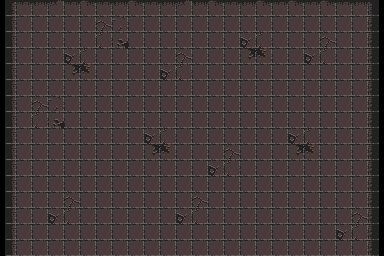

Below is a game level as drawn by its tile map, then a one-line description and the .tmx file that defines it, in full:
An orthogonal 24x16 tile map with 16x16 px tiles, 1 tile layer (Tile Layer 1).

<map version="1.10" tiledversion="1.11.2" orientation="orthogonal" renderorder="right-down" width="24" height="16" tilewidth="16" tileheight="16" infinite="0" nextlayerid="2" nextobjectid="1">
 <tileset firstgid="1" source="Tileset/atlas_floor-16x16.tsx" />
 <layer id="1" name="Tile Layer 1" width="24" height="16">
  <data encoding="csv">
19,12,13,14,12,11,12,13,11,12,13,14,13,11,12,13,11,12,11,12,11,12,13,20,
26,1,1,1,1,1,2,3,1,1,1,1,1,1,1,1,1,1,1,1,1,1,1,27,
26,1,1,1,1,1,9,10,1,1,1,1,1,1,1,8,9,1,1,1,2,1,1,27,
26,1,1,1,8,9,1,1,1,1,1,2,1,1,1,15,16,1,1,8,9,1,1,27,
26,1,1,1,15,16,1,1,1,1,8,9,1,1,1,1,1,1,1,1,1,1,1,27,
26,1,1,1,1,1,1,1,1,1,1,1,1,1,1,1,1,1,1,1,1,1,1,27,
26,1,2,3,1,1,1,1,1,1,1,1,1,1,1,1,1,1,1,1,1,1,1,27,
26,1,9,10,1,1,1,1,1,1,1,1,1,1,1,1,1,1,1,1,1,1,1,27,
26,1,1,1,1,1,1,1,1,8,9,1,1,1,1,1,1,1,8,9,1,1,1,27,
26,1,1,1,1,1,1,1,1,15,16,1,1,1,2,1,1,1,15,16,1,1,1,27,
26,1,1,1,1,1,1,1,1,1,1,1,1,8,9,1,1,1,1,1,1,1,1,27,
26,1,1,1,1,1,1,1,1,1,1,1,1,1,1,1,1,1,1,1,1,1,1,27,
26,1,1,1,2,1,1,1,1,1,1,1,2,1,1,1,1,1,1,1,1,1,1,27,
26,1,1,8,9,1,1,1,1,1,1,8,9,1,1,1,1,1,1,1,1,1,2,27,
26,1,1,1,1,1,1,1,1,1,1,1,1,1,1,1,1,1,1,1,1,8,9,27,
26,1,1,1,1,1,1,1,1,1,1,1,1,1,1,1,1,1,1,1,1,1,1,27
</data>
 </layer>
</map>
